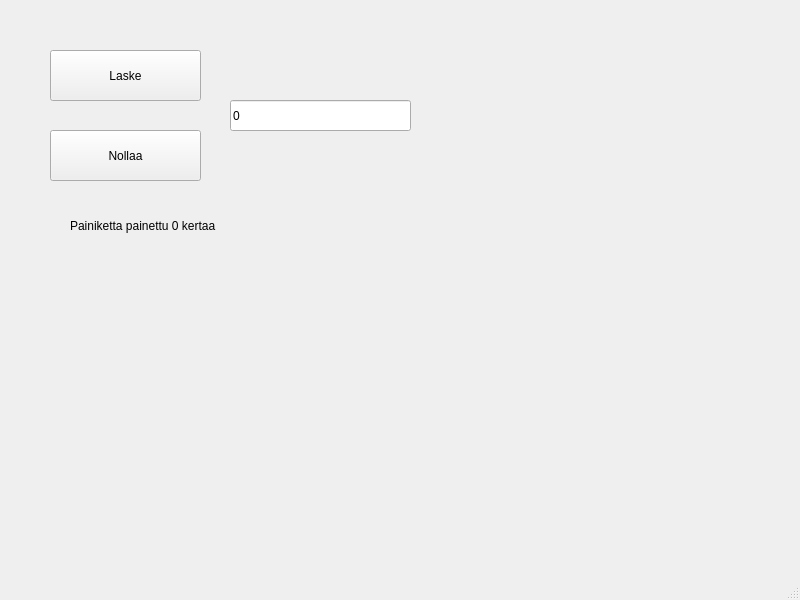
<?xml version="1.0" encoding="UTF-8"?>
<ui version="4.0">
 <class>MainWindow</class>
 <widget class="QMainWindow" name="MainWindow">
  <property name="geometry">
   <rect>
    <x>0</x>
    <y>0</y>
    <width>800</width>
    <height>600</height>
   </rect>
  </property>
  <property name="windowTitle">
   <string>MainWindow</string>
  </property>
  <widget class="QWidget" name="centralwidget">
   <widget class="QPushButton" name="btnCount">
    <property name="geometry">
     <rect>
      <x>50</x>
      <y>50</y>
      <width>151</width>
      <height>51</height>
     </rect>
    </property>
    <property name="text">
     <string>Laske</string>
    </property>
   </widget>
   <widget class="QPushButton" name="btnReset">
    <property name="geometry">
     <rect>
      <x>50</x>
      <y>130</y>
      <width>151</width>
      <height>51</height>
     </rect>
    </property>
    <property name="text">
     <string>Nollaa</string>
    </property>
   </widget>
   <widget class="QLineEdit" name="txtResult">
    <property name="geometry">
     <rect>
      <x>230</x>
      <y>100</y>
      <width>181</width>
      <height>31</height>
     </rect>
    </property>
    <property name="text">
     <string>0</string>
    </property>
   </widget>
   <widget class="QLabel" name="labelInfo">
    <property name="geometry">
     <rect>
      <x>70</x>
      <y>210</y>
      <width>321</width>
      <height>31</height>
     </rect>
    </property>
    <property name="text">
     <string>Painiketta painettu 0 kertaa</string>
    </property>
   </widget>
  </widget>
  <widget class="QMenuBar" name="menubar">
   <property name="geometry">
    <rect>
     <x>0</x>
     <y>0</y>
     <width>800</width>
     <height>25</height>
    </rect>
   </property>
  </widget>
  <widget class="QStatusBar" name="statusbar"/>
 </widget>
 <resources/>
 <connections/>
</ui>
